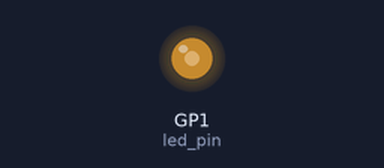
Bench run of a program on a simulated Raspberry Pi Pico running MicroPython. On the bench: output pins drawn as LEDs (lit = HIGH). At 0.1 s the program stops and its outputs stay as they are.

Above: at 0.1 s.
Timing chart, 0 to 1.6 s (numbered marks = the images above):
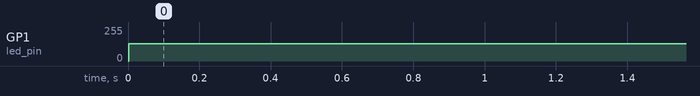

Measured:
- by itself, GP1 (led_pin): 0/255 → 128/255 at 0.00 s

The program:

1-2-led-blink.py
```python
#
#
# asm_pio .... assemble and make code of PIO program
# LED Blink without wait
# sample program ID:  1-2

#

import machine
from machine import Pin
import rp2

LED_GPIO = 1
led_pin = Pin(LED_GPIO, Pin.OUT)

@rp2.asm_pio(set_init=rp2.PIO.OUT_LOW)
def sm_inst_blink():
    set(pins, 1)
    set(pins, 0)

STATE_MACHINE_ID=0

machine.freq(125_000_000)  # set 125MHz to same RP2040

# create Statemachine and code is nop
sm0 = rp2.StateMachine(STATE_MACHINE_ID, sm_inst_blink, set_base=led_pin, freq=2000)

# start StateMachine
sm0.active(1)

#
#
#


# you can execute specified instructions (by hands)
# sm0.exec("set(pins,1)")
# sm0.exec("set(pins,0)")

# wright
#@rp2.asm_pio(set_init=rp2.PIO.OUT_LOW)     # <<< OK!!
#def sm_inst_blink():
#
# miss!!!
#@rp2.asm_pio()
#def sm_inst_blink(set_init=rp2.PIO.OUT_LOW):  # <<< NO!!
```
